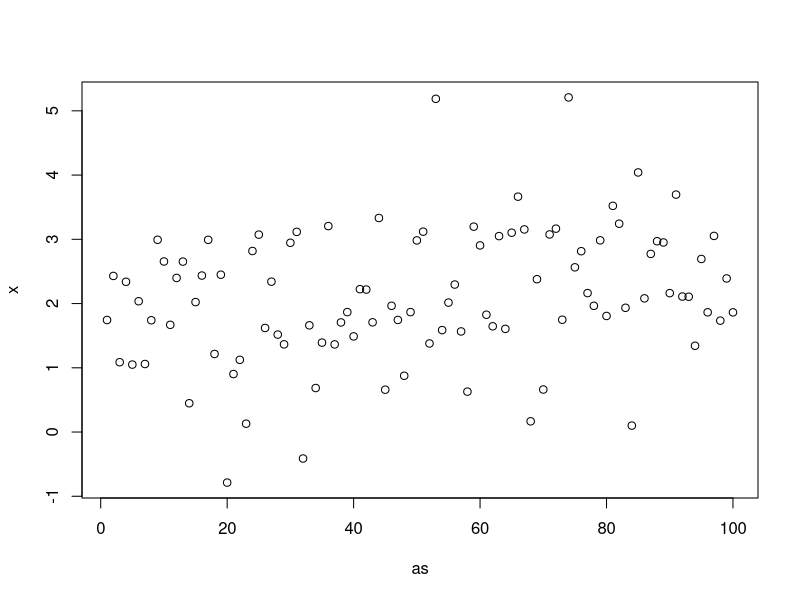

This figure's R source:
x <- scan('mustijgend.txt')
n <- length(x)
k <- 5
print("k = 5")

as = c(1:n)
plot(as, x)

T <- function(x, n,k){
  return(sum(x[(n-k+1):(n)])-sum(x[0:k]))
}

print(paste('k = 5 alpha 0.05 geeft:', qnorm(0.95, 0, 2*5)))
print(paste('k = 15 alpha 0.05 geeft:', qnorm(0.95, 0, 2*15)))
if (T(x,n, k) < qnorm(0.95, 0, 2*k)){
  print("Accept H_0")
} else {
  print("Reject H_0")
}


k <- 15
print(T(x,n,k))
print(paste("k =", k))

if (T(x,n, k) < qnorm(0.95, 0, 2*k)){
  print("Accept H_0")
} else {
  print("Reject H_0")
}


cat('\n')
print('Permutation Test')

k <- 5
print(paste('k =', k))

count <- 0
l <- 1000
baseline <- T(x,n, k)
total <- l
for (walk in 1:l){
  xdat <- sample(x, n, replace = FALSE)
  if (T(xdat,n,k) > baseline){
    count <- count + 1
  }
}
print(paste('k = 5 PermTest gives p-value=', count/total))

k <- 15
print(paste('k =', k))

count <- 0
l <- 1000
baseline <- T(x,n, k)
total <- l
for (walk in 1:l){
  xdat <- sample(x, n, replace = FALSE)
  if (T(xdat,n,k) > baseline){
    count <- count + 1
  }
}
print(paste('k = 15 PermTest gives p-value=', count/total))

